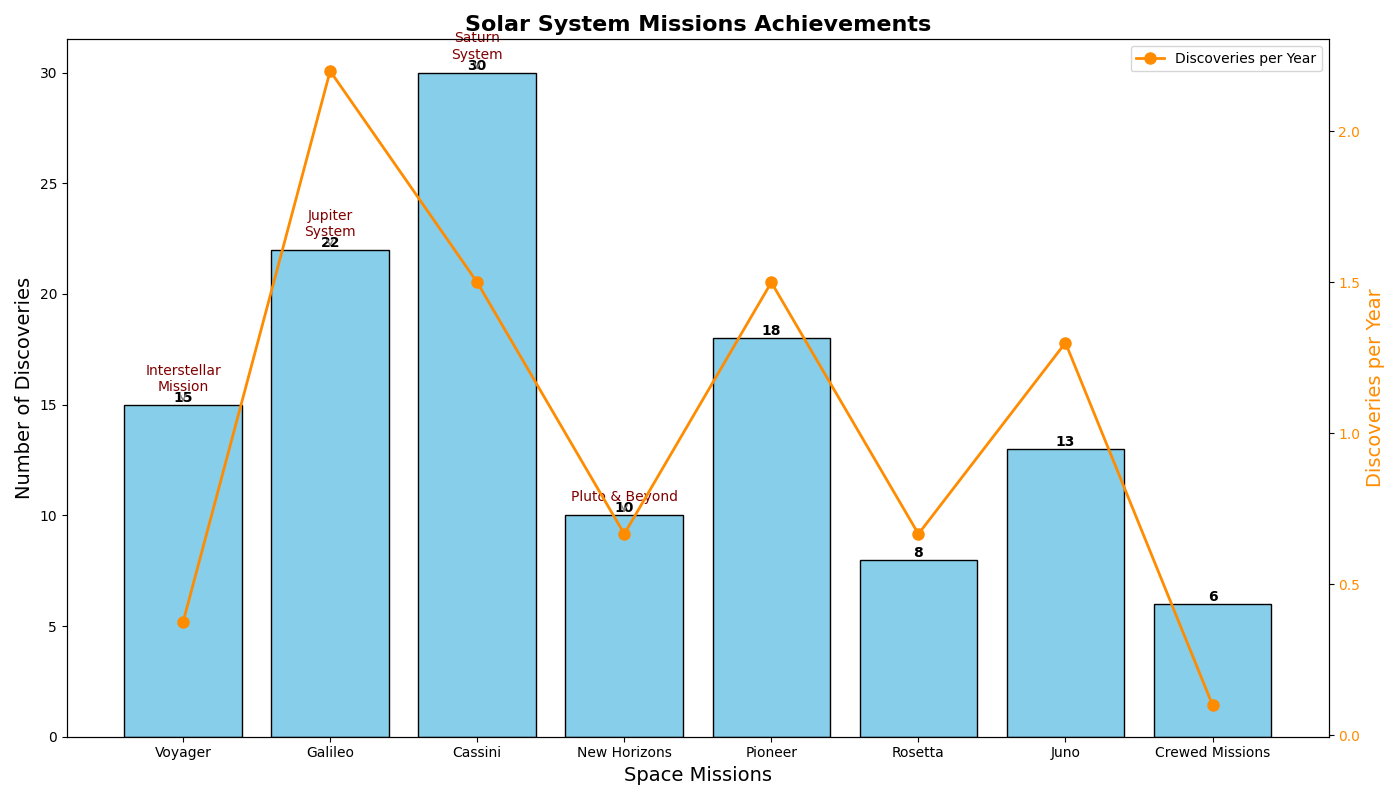

Recreate this plot in Python.
import matplotlib.pyplot as plt
import numpy as np

# Define backstory details
# Title: "Solar System Missions Achievements"
# This bar chart will present the number of significant scientific discoveries made by various space missions 
# to different planets and celestial bodies in our solar system over recent decades.

# Define the missions and number of discoveries made
missions = ["Voyager", "Galileo", "Cassini", "New Horizons", "Pioneer", "Rosetta", "Juno", "Crewed Missions"]
discoveries = [15, 22, 30, 10, 18, 8, 13, 6]

# Define the years when these missions were active for line plot demonstration
years_active = np.array([1977, 1989, 1997, 2006, 1973, 2004, 2011, 1961])
discoveries_per_year = np.array(discoveries) / np.array(
    [40, 10, 20, 15, 12, 12, 10, 60])

# Create the figure and primary Bar chart subplot
fig, ax1 = plt.subplots(figsize=(14, 8))

# Plotting the bar chart for discoveries
bars = ax1.bar(missions, discoveries, color='skyblue', edgecolor='k')

# Adding title and labels
ax1.set_xlabel("Space Missions", fontsize=14)
ax1.set_ylabel("Number of Discoveries", fontsize=14)
ax1.set_title("Solar System Missions Achievements", fontsize=16, fontweight='bold')

# Adding value labels above bars
for bar in bars:
    height = bar.get_height()
    ax1.text(bar.get_x() + bar.get_width() / 2.0, height, '%d' % int(height),
             ha='center', va='bottom', fontsize=10, fontweight='bold')

# Creating a secondary Y-axis to plot the years active and discoveries per year
ax2 = ax1.twinx()
ax2.plot(missions, discoveries_per_year, color='darkorange', marker='o', linestyle='-', linewidth=2, markersize=8, label='Discoveries per Year')
ax2.set_ylabel('Discoveries per Year', fontsize=14, color='darkorange')
ax2.tick_params(axis='y', labelcolor='darkorange')

# Adding a legend for the line plot
ax2.legend(loc='upper right')

# Annotate significant missions to highlight certain accomplishments
annotations = {
    "Voyager": "Interstellar\nMission",
    "Galileo": "Jupiter\nSystem",
    "Cassini": "Saturn\nSystem",
    "New Horizons": "Pluto & Beyond"
}

for mission, label in annotations.items():
    idx = missions.index(mission)
    ax1.annotate(label, (missions[idx], discoveries[idx]), xytext=(0, 10), textcoords='offset points', 
                 arrowprops=dict(arrowstyle='->', color='gray'),
                 ha='center', fontsize=10, color='maroon')

# Improve layout and presentation
plt.tight_layout()

# Show the plot
plt.show()
